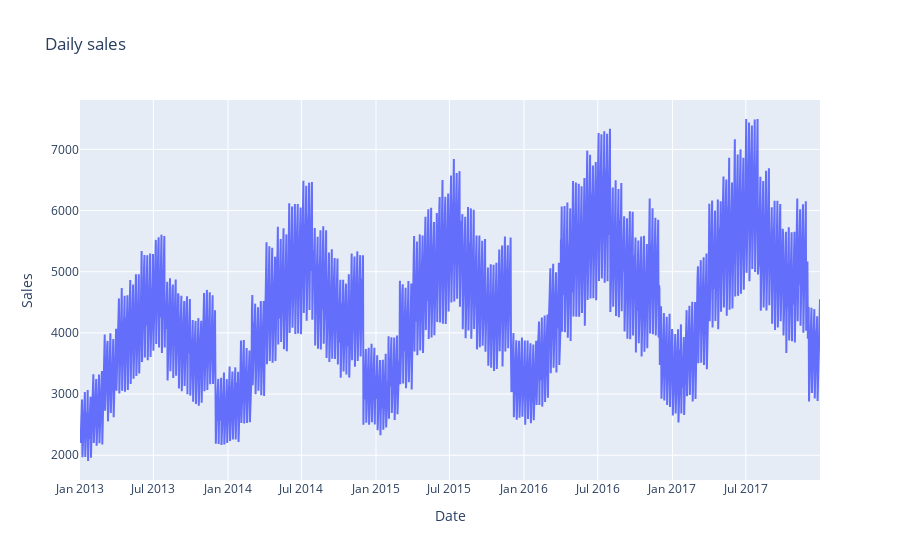

The notebook cell saved with this chart:
### Code cell
daily_sales_sc = go.Scatter(x=daily_sales['date'], y=daily_sales['sales'])
layout = go.Layout(title='Daily sales', xaxis=dict(title='Date'), yaxis=dict(title='Sales'))
fig = go.Figure(data=[daily_sales_sc], layout=layout)
iplot(fig)

### Figure 1 — Plotly figure (JSON) as saved in the notebook; plotly's stock layout.template omitted (floating-point values rounded to 4 significant figures; data arrays with more than 128 entries replaced by an {"elided": "..."} marker saying what was removed)
{"data": [{"x": {"elided": "1826 str values"}, "y": {"elided": "1826 int values"}, "type": "scatter"}], "layout": {"title": {"text": "Daily sales"}, "xaxis": {"title": {"text": "Date"}}, "yaxis": {"title": {"text": "Sales"}}}}
